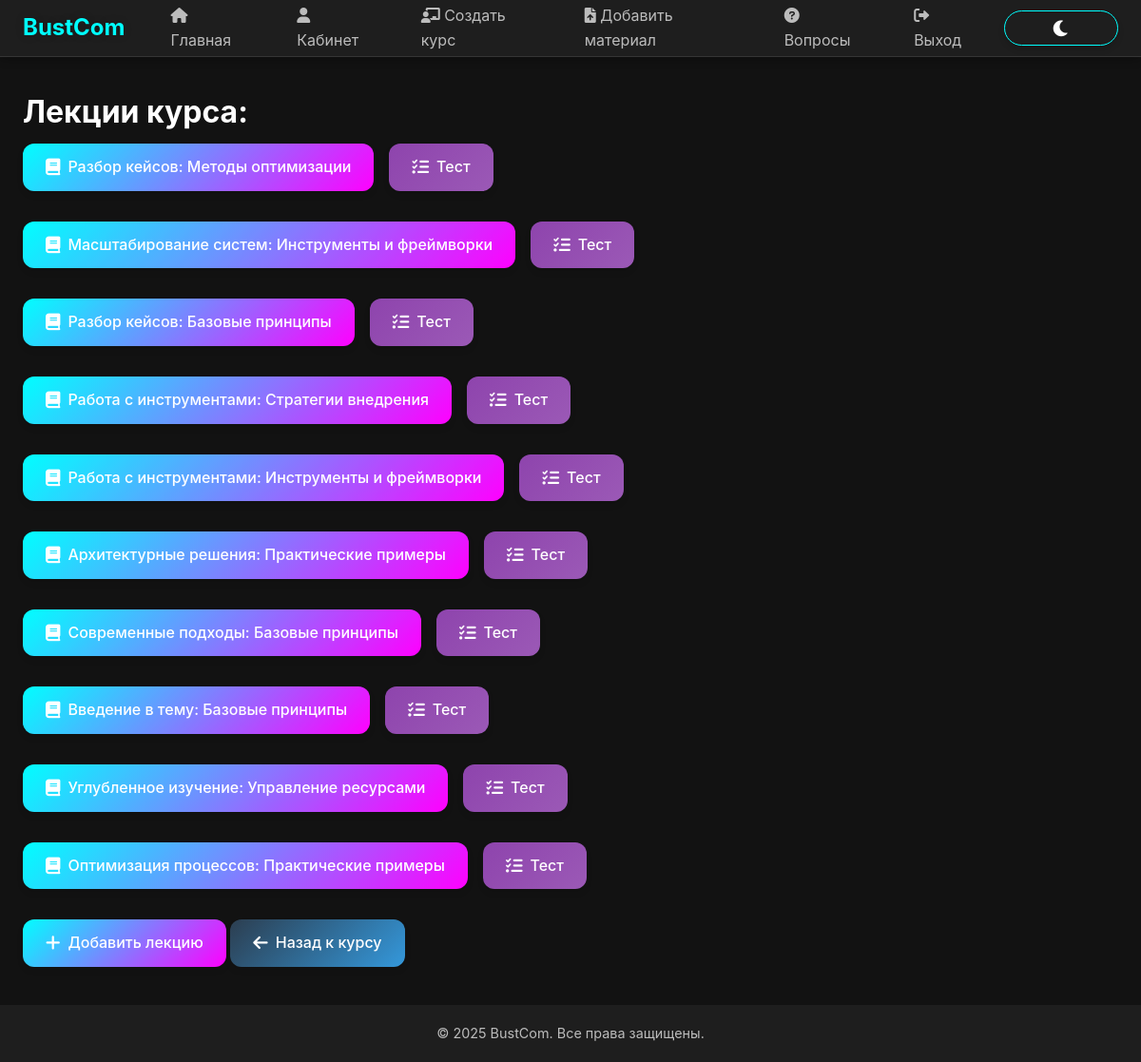
Screenshot of /course/17/lectures/ (signed in) with the database file from the repository.
### bustComProj/models.py (models this page shows, shortened)
class Lecture(models.Model):
    course = models.ForeignKey(Course, on_delete=models.CASCADE)
    title = models.CharField(max_length=100)
    order_num = models.IntegerField()
    class Meta:
        verbose_name = 'Лекция'
        verbose_name_plural = 'Лекции'

### bustComProj/views.py (the view)
# urls.py: path('course/<int:course_id>/lectures/', course_lectures, name='course_lectures'),
@login_required
def course_lectures(request, course_id):
    course = get_object_or_404(Course, id=course_id)
    lectures = Lecture.objects.filter(course=course).order_by('order_num')
    return render(request, 'bustComProj/course_lectures.html', {'course': course, 'lectures': lectures})

### bustComProj/templates/bustComProj/course_lectures.html (shortened to what this page needs)
{% extends 'bustComProj/base.html' %}
{% block content %}
    <h1>Лекции курса: {{ course.name }}</h1>
    <ul>
        {% for lecture in lectures %}
            <li>
                <a href="{% url 'lecture_detail' lecture.id %}" class="btn-link">
                    <i class="fas fa-book"></i>
                    {{ lecture.title }}
                </a>
                {% if lecture.test_set.exists %}
                    <a href="{% url 'lecture_test' lecture.id lecture.test_set.first.id %}" class="btn-link btn-test">
                        <i class="fas fa-tasks"></i>
                        Тест
                    </a>
                {% endif %}
            </li>
        {% empty %}
            <p>Пока нет лекций.</p>
        {% endfor %}
    </ul>
    {% if user.profile.role == "teacher" or user.profile.role == "admin" %}
        <a href="{% url 'add_lecture' course.id %}" class="btn-link">
            <i class="fas fa-plus"></i>
            Добавить лекцию
        </a>
    {% endif %}
    <a href="{% url 'course_detail' course.id %}" class="btn-link btn-back">
        <i class="fas fa-arrow-left"></i>
        Назад к курсу
    </a>
{% endblock %}

### bustComProj/static/css/enhanced.css (style rules this page uses)
:root { --primary-color: #ff00ff; --secondary-color: #00ffcc; --accent-color: #ff3366; --background-dark: #1a1a1a; --background-light: #2a2a2a; --text-primary: #ffffff; --text-secondary: #e0e0e0; --success-color: #00ff88; --danger-color: #ff3366; --warning-color: #ffcc00; --border-radius: 15px; --transition-speed: 0.3s; }

### bustComProj/static/css/theme.css (style rules this page uses)
:root[data-theme="dark"] { --primary-color: #00ffff; --primary-dark: #00cccc; --primary-light: #80ffff; --secondary-color: #ff00ff; --secondary-dark: #cc00cc; --secondary-light: #ff80ff; --background-dark: #121212; --background-light: #1e1e1e; --background-lighter: #2d2d2d; --text-primary: #ffffff; --text-secondary: rgba(255, 255, 255, 0.7); --text-tertiary: rgba(255, 255, 255, 0.5); }

### bustComProj/templates/bustComProj/base.html (style rules this page uses)
:root { --primary-color: #00ffff; --primary-dark: #00cccc; --primary-light: #80ffff; --secondary-color: #ff00ff; --secondary-dark: #cc00cc; --secondary-light: #ff80ff; --background-dark: #121212; --background-light: #1e1e1e; --background-lighter: #2d2d2d; --text-primary: #ffffff; --text-secondary: rgba(255, 255, 255, 0.7); --text-tertiary: rgba(255, 255, 255, 0.5); --danger-color: #ff4444; --danger-dark: #cc0000; --success-color: #00ff00; --success-dark: #00cc00; --spacing-xs: 0.5rem; --spacing-sm: 1rem; --spacing-md: 1.5rem; --spacing-lg: 2rem; --spacing-xl: 3rem; --border-radius: 12px; --border-radius-sm: 8px; --max-width: 1200px; --header-height: 60px; --footer-height: 60px; --transition-fast: 0.2s ease; --transition-normal: 0.3s ease; --shadow-sm: 0 2px 4px rgba(0, 0, 0, 0.2); --shadow-md: 0 4px 6px rgba(0, 0, 0, 0.3); --shadow-lg: 0 8px 16px rgba(0, 0, 0, 0.4); }
* { margin: 0; padding: 0; box-sizing: border-box; -webkit-tap-highlight-color: transparent; }
body { font-family: -apple-system, BlinkMacSystemFont, 'Segoe UI', Roboto, Oxygen, Ubuntu, Cantarell, 'Open Sans', 'Helvetica Neue', sans-serif; background-color: var(--background-dark); color: var(--text-primary); line-height: 1.6; overflow-x: hidden; }
a { color: var(--primary-color); text-decoration: none; transition: all var(--transition-normal); position: relative; }
a:not(.btn):after { content: ''; position: absolute; width: 100%; height: 2px; bottom: -2px; left: 0; background: linear-gradient(90deg, var(--primary-color), var(--secondary-color)); transform: scaleX(0); transform-origin: right; transition: transform var(--transition-normal); }
.btn-link { display: inline-flex; align-items: center; gap: 0.5rem; padding: 0.75rem 1.5rem; border-radius: var(--border-radius); font-weight: 500; text-decoration: none; color: var(--text-color); background: linear-gradient(135deg, var(--primary-color) 0%, var(--secondary-color) 100%); border: none; cursor: pointer; transition: all 0.3s ease; box-shadow: 0 4px 6px rgba(0, 0, 0, 0.1); }
.btn-link i { font-size: 1.1em; }
.btn-back { background: linear-gradient(135deg, #2c3e50 0%, #3498db 100%); color: white; }
.btn-test { background: linear-gradient(135deg, #8e44ad 0%, #9b59b6 100%); color: white; }

### bustComProj/templates/bustComProj/course_lectures.html (style rules this page uses)
ul { list-style: none; padding: 0; margin: 0; }
li { margin-bottom: 1rem; display: flex; gap: 1rem; align-items: center; }
.btn-link { margin: 0.5rem 0; }

### rows the page displays
Lecture: title "Разбор кейсов: Методы оптимизации", shows "Тест"
Lecture: title "Масштабирование систем: Инструменты и фреймворки", shows "Тест"
Lecture: title "Разбор кейсов: Базовые принципы", shows "Тест"
Lecture: title "Работа с инструментами: Стратегии внедрения", shows "Тест"
Lecture: title "Работа с инструментами: Инструменты и фреймворки", shows "Тест"
Lecture: title "Архитектурные решения: Практические примеры", shows "Тест"
Lecture: title "Современные подходы: Базовые принципы", shows "Тест"
Lecture: title "Введение в тему: Базовые принципы", shows "Тест"
Lecture: title "Углубленное изучение: Управление ресурсами", shows "Тест"
Lecture: title "Оптимизация процессов: Практические примеры", shows "Тест"
